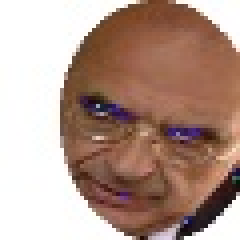
#> input picture training/faces/faces-1038.jpg, 60 x 60 px (shown 4 times larger); its folder holds 4 pictures in this run
$ python module_1.py   (Python 2 division)   (older library calls are emulated)
#> lines starting #> are read from the running program, lines starting #| are printed output that depends on the picture
# Module 1 - Gaussian Distribution Model
import cv2
import os
import matplotlib.pyplot as plt
import numpy as np
from scipy import linalg
from sklearn.decomposition import PCA
from scipy.stats import multivariate_normal
import math

# [101 lines left out: functions save_mean_image, save_covariance_image, average_of_pdf, compute_posterior, compute_posterior_pdf, not called in this run]

training_faces_folder = "../training/faces/"
faces_images = []
faces_images_rescaled_grayscale = []
faces_mean = np.zeros((60, 60, 3), dtype = np.float)
faces_size = 1000
faces_tuple_list = []

for filename in os.listdir(training_faces_folder):
    img = cv2.imread(os.path.join(training_faces_folder, filename), flags = cv2.IMREAD_COLOR)
#> img is the input picture: shape (60, 60, 3); mean B, G, R 139.9, 152, 179.4
    RGB_img = cv2.cvtColor(img, cv2.COLOR_BGR2RGB)
    Gray_img = cv2.cvtColor(img, cv2.COLOR_BGR2GRAY)
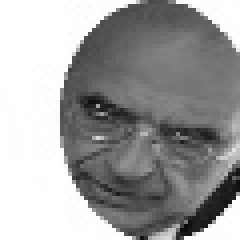
#> Gray_img: shape (60, 60) (shown 4 times larger); min 10, max 255, mean 158.8
    Gray_img = cv2.resize(Gray_img, (13, 13))
    if img is not None:
        faces_images.append(RGB_img)
        faces_images_rescaled_grayscale.append(Gray_img)
#> pass 2 of the loop `for filename in os.listdir(training_faces_folder):`:
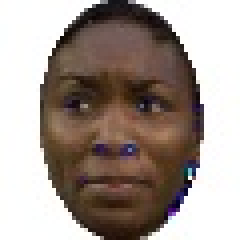
#> input picture training/faces/faces-1039.jpg, 60 x 60 px (shown 4 times larger)
#> img is the input picture: shape (60, 60, 3); mean B, G, R 144.8, 151.9, 164.3
#> `Gray_img = cv2.cvtColor(img, cv2.COLOR_BGR2GRAY)`:
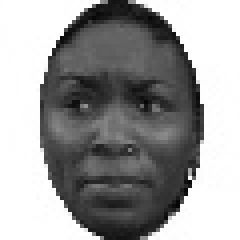
#> Gray_img: shape (60, 60) (shown 4 times larger); min 5, max 255, mean 154.8
#> pass 3 of the loop `for filename in os.listdir(training_faces_folder):`:
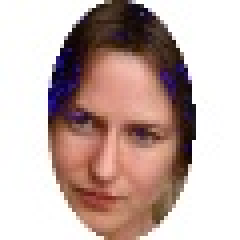
#> input picture training/faces/faces-104.jpg, 60 x 60 px (shown 4 times larger)
#> img is the input picture: shape (60, 60, 3); mean B, G, R 169.7, 174.9, 196.5
#> `Gray_img = cv2.cvtColor(img, cv2.COLOR_BGR2GRAY)`:
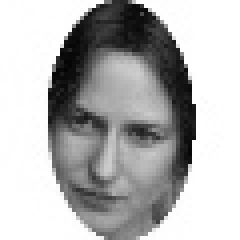
#> Gray_img: shape (60, 60) (shown 4 times larger); min 3, max 255, mean 180.8
#> the loop made 4 passes; the first 3 are shown

for im in faces_images:
    key = im
    im_reshape = key.reshape((1, 10800))
    faces_tuple_list.append(im_reshape)

faces_tuple = tuple(faces_tuple_list)
faces_matrix = np.vstack(faces_tuple)

faces_mean = np.mean(faces_matrix, axis = 0)

faces_mean = faces_mean.reshape((60, 60, 3))
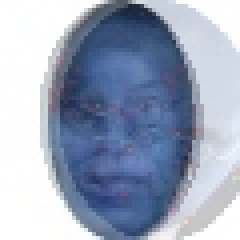
#> faces_mean: shape (60, 60, 3) float64 (shown 4 times larger); mean of channels 0, 1, 2 188.1, 166.3, 155.1; drawn as B, G, R
faces_mean_image = np.array(np.round(faces_mean), dtype = np.uint8)
faces_mean_1d = faces_mean.reshape((10800, 1))

faces_covariance = np.cov(faces_matrix.T)
faces_covariance_diag = faces_covariance.diagonal()
max_faces_diag = max(faces_covariance_diag)
faces_covariance_diag = faces_covariance_diag * 255 / max_faces_diag
faces_covariance_image = faces_covariance_diag.reshape((60, 60, 3))
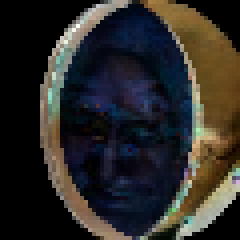
#> faces_covariance_image: shape (60, 60, 3) float64 (shown 4 times larger); mean of channels 0, 1, 2 39.9, 42.3, 44.4; drawn with min black and max white
faces_covariance_image = np.array(np.round(faces_covariance_image), dtype = np.uint8)

training_non_faces_folder = "../training/non_faces/"
non_faces_images = []
non_faces_images_rescaled_gray = []
non_faces_mean = np.zeros((60, 60, 3), dtype = np.float)
non_faces_size = 1000

#> (the run stopped early here; a loop or call above may not have finished)
